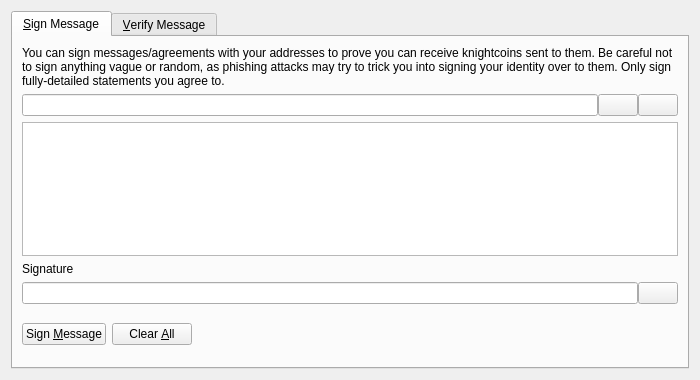
<?xml version="1.0" encoding="UTF-8"?>
<ui version="4.0">
 <class>SignVerifyMessageDialog</class>
 <widget class="QDialog" name="SignVerifyMessageDialog">
  <property name="geometry">
   <rect>
    <x>0</x>
    <y>0</y>
    <width>700</width>
    <height>380</height>
   </rect>
  </property>
  <property name="windowTitle">
   <string>Signatures - Sign / Verify a Message</string>
  </property>
  <property name="modal">
   <bool>true</bool>
  </property>
  <layout class="QVBoxLayout" name="verticalLayout">
   <item>
    <widget class="QTabWidget" name="tabWidget">
     <property name="currentIndex">
      <number>0</number>
     </property>
     <widget class="QWidget" name="tabSignMessage">
      <attribute name="title">
       <string>&amp;Sign Message</string>
      </attribute>
      <layout class="QVBoxLayout" name="verticalLayout_SM">
       <item>
        <widget class="QLabel" name="infoLabel_SM">
         <property name="text">
          <string>You can sign messages/agreements with your addresses to prove you can receive knightcoins sent to them. Be careful not to sign anything vague or random, as phishing attacks may try to trick you into signing your identity over to them. Only sign fully-detailed statements you agree to.</string>
         </property>
         <property name="textFormat">
          <enum>Qt::PlainText</enum>
         </property>
         <property name="wordWrap">
          <bool>true</bool>
         </property>
        </widget>
       </item>
       <item>
        <layout class="QHBoxLayout" name="horizontalLayout_1_SM">
         <property name="spacing">
          <number>0</number>
         </property>
         <item>
          <widget class="QValidatedLineEdit" name="addressIn_SM">
           <property name="toolTip">
            <string>The KnightCoin address to sign the message with</string>
           </property>
          </widget>
         </item>
         <item>
          <widget class="QPushButton" name="addressBookButton_SM">
           <property name="toolTip">
            <string>Choose previously used address</string>
           </property>
           <property name="text">
            <string/>
           </property>
           <property name="icon">
            <iconset resource="../bitcoin.qrc">
             <normaloff>:/icons/address-book</normaloff>:/icons/address-book</iconset>
           </property>
           <property name="shortcut">
            <string>Alt+A</string>
           </property>
           <property name="autoDefault">
            <bool>false</bool>
           </property>
          </widget>
         </item>
         <item>
          <widget class="QPushButton" name="pasteButton_SM">
           <property name="toolTip">
            <string>Paste address from clipboard</string>
           </property>
           <property name="text">
            <string/>
           </property>
           <property name="icon">
            <iconset resource="../bitcoin.qrc">
             <normaloff>:/icons/editpaste</normaloff>:/icons/editpaste</iconset>
           </property>
           <property name="shortcut">
            <string>Alt+P</string>
           </property>
           <property name="autoDefault">
            <bool>false</bool>
           </property>
          </widget>
         </item>
        </layout>
       </item>
       <item>
        <widget class="QPlainTextEdit" name="messageIn_SM">
         <property name="toolTip">
          <string>Enter the message you want to sign here</string>
         </property>
        </widget>
       </item>
       <item>
        <widget class="QLabel" name="signatureLabel_SM">
         <property name="text">
          <string>Signature</string>
         </property>
         <property name="textFormat">
          <enum>Qt::PlainText</enum>
         </property>
        </widget>
       </item>
       <item>
        <layout class="QHBoxLayout" name="horizontalLayout_2_SM">
         <property name="spacing">
          <number>0</number>
         </property>
         <item>
          <widget class="QLineEdit" name="signatureOut_SM">
           <property name="font">
            <font>
             <italic>true</italic>
            </font>
           </property>
           <property name="readOnly">
            <bool>true</bool>
           </property>
          </widget>
         </item>
         <item>
          <widget class="QPushButton" name="copySignatureButton_SM">
           <property name="toolTip">
            <string>Copy the current signature to the system clipboard</string>
           </property>
           <property name="text">
            <string/>
           </property>
           <property name="icon">
            <iconset resource="../bitcoin.qrc">
             <normaloff>:/icons/editcopy</normaloff>:/icons/editcopy</iconset>
           </property>
           <property name="autoDefault">
            <bool>false</bool>
           </property>
          </widget>
         </item>
        </layout>
       </item>
       <item>
        <layout class="QHBoxLayout" name="horizontalLayout_3_SM">
         <item>
          <widget class="QPushButton" name="signMessageButton_SM">
           <property name="toolTip">
            <string>Sign the message to prove you own this KnightCoin address</string>
           </property>
           <property name="text">
            <string>Sign &amp;Message</string>
           </property>
           <property name="icon">
            <iconset resource="../bitcoin.qrc">
             <normaloff>:/icons/edit</normaloff>:/icons/edit</iconset>
           </property>
           <property name="autoDefault">
            <bool>false</bool>
           </property>
          </widget>
         </item>
         <item>
          <widget class="QPushButton" name="clearButton_SM">
           <property name="toolTip">
            <string>Reset all sign message fields</string>
           </property>
           <property name="text">
            <string>Clear &amp;All</string>
           </property>
           <property name="icon">
            <iconset resource="../bitcoin.qrc">
             <normaloff>:/icons/remove</normaloff>:/icons/remove</iconset>
           </property>
           <property name="autoDefault">
            <bool>false</bool>
           </property>
          </widget>
         </item>
         <item>
          <spacer name="horizontalSpacer_1_SM">
           <property name="orientation">
            <enum>Qt::Horizontal</enum>
           </property>
           <property name="sizeHint" stdset="0">
            <size>
             <width>40</width>
             <height>48</height>
            </size>
           </property>
          </spacer>
         </item>
         <item>
          <widget class="QLabel" name="statusLabel_SM">
           <property name="font">
            <font>
             <weight>75</weight>
             <bold>true</bold>
            </font>
           </property>
           <property name="text">
            <string/>
           </property>
           <property name="wordWrap">
            <bool>true</bool>
           </property>
          </widget>
         </item>
         <item>
          <spacer name="horizontalSpacer_2_SM">
           <property name="orientation">
            <enum>Qt::Horizontal</enum>
           </property>
           <property name="sizeHint" stdset="0">
            <size>
             <width>40</width>
             <height>48</height>
            </size>
           </property>
          </spacer>
         </item>
        </layout>
       </item>
      </layout>
     </widget>
     <widget class="QWidget" name="tabVerifyMessage">
      <attribute name="title">
       <string>&amp;Verify Message</string>
      </attribute>
      <layout class="QVBoxLayout" name="verticalLayout_VM">
       <item>
        <widget class="QLabel" name="infoLabel_VM">
         <property name="text">
          <string>Enter the receiver's address, message (ensure you copy line breaks, spaces, tabs, etc. exactly) and signature below to verify the message. Be careful not to read more into the signature than what is in the signed message itself, to avoid being tricked by a man-in-the-middle attack. Note that this only proves the signing party receives with the address, it cannot prove sendership of any transaction!</string>
         </property>
         <property name="textFormat">
          <enum>Qt::PlainText</enum>
         </property>
         <property name="alignment">
          <set>Qt::AlignLeading|Qt::AlignLeft|Qt::AlignTop</set>
         </property>
         <property name="wordWrap">
          <bool>true</bool>
         </property>
        </widget>
       </item>
       <item>
        <layout class="QHBoxLayout" name="horizontalLayout_1_VM">
         <property name="spacing">
          <number>0</number>
         </property>
         <item>
          <widget class="QValidatedLineEdit" name="addressIn_VM">
           <property name="toolTip">
            <string>The KnightCoin address the message was signed with</string>
           </property>
          </widget>
         </item>
         <item>
          <widget class="QPushButton" name="addressBookButton_VM">
           <property name="toolTip">
            <string>Choose previously used address</string>
           </property>
           <property name="text">
            <string/>
           </property>
           <property name="icon">
            <iconset resource="../bitcoin.qrc">
             <normaloff>:/icons/address-book</normaloff>:/icons/address-book</iconset>
           </property>
           <property name="shortcut">
            <string>Alt+A</string>
           </property>
           <property name="autoDefault">
            <bool>false</bool>
           </property>
          </widget>
         </item>
        </layout>
       </item>
       <item>
        <widget class="QPlainTextEdit" name="messageIn_VM"/>
       </item>
       <item>
        <widget class="QValidatedLineEdit" name="signatureIn_VM"/>
       </item>
       <item>
        <layout class="QHBoxLayout" name="horizontalLayout_2_VM">
         <item>
          <widget class="QPushButton" name="verifyMessageButton_VM">
           <property name="toolTip">
            <string>Verify the message to ensure it was signed with the specified KnightCoin address</string>
           </property>
           <property name="text">
            <string>Verify &amp;Message</string>
           </property>
           <property name="icon">
            <iconset resource="../bitcoin.qrc">
             <normaloff>:/icons/transaction_0</normaloff>:/icons/transaction_0</iconset>
           </property>
           <property name="autoDefault">
            <bool>false</bool>
           </property>
          </widget>
         </item>
         <item>
          <widget class="QPushButton" name="clearButton_VM">
           <property name="toolTip">
            <string>Reset all verify message fields</string>
           </property>
           <property name="text">
            <string>Clear &amp;All</string>
           </property>
           <property name="icon">
            <iconset resource="../bitcoin.qrc">
             <normaloff>:/icons/remove</normaloff>:/icons/remove</iconset>
           </property>
           <property name="autoDefault">
            <bool>false</bool>
           </property>
          </widget>
         </item>
         <item>
          <spacer name="horizontalSpacer_1_VM">
           <property name="orientation">
            <enum>Qt::Horizontal</enum>
           </property>
           <property name="sizeHint" stdset="0">
            <size>
             <width>40</width>
             <height>48</height>
            </size>
           </property>
          </spacer>
         </item>
         <item>
          <widget class="QLabel" name="statusLabel_VM">
           <property name="font">
            <font>
             <weight>75</weight>
             <bold>true</bold>
            </font>
           </property>
           <property name="text">
            <string/>
           </property>
           <property name="wordWrap">
            <bool>true</bool>
           </property>
          </widget>
         </item>
         <item>
          <spacer name="horizontalSpacer_2_VM">
           <property name="orientation">
            <enum>Qt::Horizontal</enum>
           </property>
           <property name="sizeHint" stdset="0">
            <size>
             <width>40</width>
             <height>48</height>
            </size>
           </property>
          </spacer>
         </item>
        </layout>
       </item>
      </layout>
     </widget>
    </widget>
   </item>
  </layout>
 </widget>
 <customwidgets>
  <customwidget>
   <class>QValidatedLineEdit</class>
   <extends>QLineEdit</extends>
   <header>qvalidatedlineedit.h</header>
  </customwidget>
 </customwidgets>
 <resources>
  <include location="../bitcoin.qrc"/>
 </resources>
 <connections/>
</ui>
